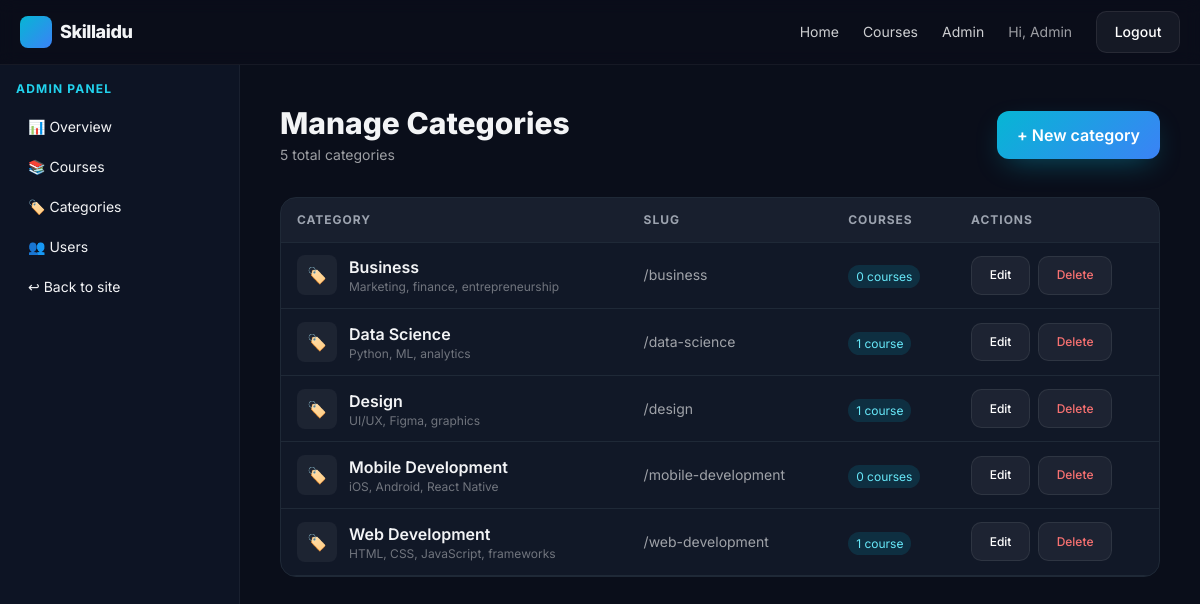
/admin/manage-categories.php (signed in), run on the app's committed database.
### tables this page shows
CREATE TABLE IF NOT EXISTS categories (
  id INT AUTO_INCREMENT PRIMARY KEY,
  name VARCHAR(100) NOT NULL,
  slug VARCHAR(120) NOT NULL UNIQUE,
  description TEXT,
  image_url VARCHAR(500) DEFAULT NULL,
  created_at TIMESTAMP DEFAULT CURRENT_TIMESTAMP
);

### includes/functions.php (called while the page is built, shortened)
<?php
function is_logged_in() { return !empty($_SESSION['user_id']); }
function is_admin()     { return ($_SESSION['role'] ?? '') === 'admin'; }
function current_user() {
    return [
        'id'   => $_SESSION['user_id']   ?? null,
        'name' => $_SESSION['full_name'] ?? null,
        'role' => $_SESSION['role']      ?? null,
    ];
}
function e($v) { return htmlspecialchars((string)$v, ENT_QUOTES, 'UTF-8'); }

### admin/manage-categories.php (the view, shortened to what this page needs)
<?php
require_once __DIR__ . '/../config/db.php';
require_once __DIR__ . '/../includes/functions.php';
$categories = $pdo->query("
    SELECT c.*, (SELECT COUNT(*) FROM courses WHERE category_id = c.id) AS course_count
    FROM categories c
    ORDER BY c.name
")->fetchAll();
require_once __DIR__ . '/../includes/header.php';
?>
<div class="md:flex">
  <?php require __DIR__ . '/../includes/sidebar-admin.php'; ?>
  <div class="flex-1 p-6 md:p-10">
    <div class="flex flex-wrap items-center justify-between gap-4">
      <div>
        <h1 class="text-3xl font-extrabold">Manage Categories</h1>
        <p class="text-white/60 text-sm mt-1">
          <?= count($categories) ?> total categor<?= count($categories) === 1 ? 'y' : 'ies' ?>
        </p>
      </div>
      <a href="/admin/manage-categories.php?new=1" class="btn-brand">+ New category</a>
    </div>
    <div class="card mt-8 overflow-hidden">
      <table class="admin-table">
        <thead>
          <tr>
            <th>Category</th>
            <th class="hidden md:table-cell">Slug</th>
            <th>Courses</th>
            <th>Actions</th>
          </tr>
        </thead>
        <tbody>
          <?php foreach ($categories as $cat): ?>
            <tr>
              <td>
                <div class="flex items-center gap-3">
                  <div class="w-10 h-10 bg-white/5 rounded-lg overflow-hidden flex-shrink-0 flex items-center justify-center text-cyan-400">
                    <?php if (!empty($cat['image_url'])): ?>
                      <img src="<?= e($cat['image_url']) ?>" class="w-full h-full object-cover" alt="">
                    <?php else: ?>
                      🏷️
                    <?php endif; ?>
                  </div>
                  <div>
                    <div class="font-semibold"><?= e($cat['name']) ?></div>
                    <?php if (!empty($cat['description'])): ?>
                      <div class="text-xs text-white/40 truncate max-w-xs"><?= e($cat['description']) ?></div>
                    <?php endif; ?>
                  </div>
                </div>
              </td>
              <td class="hidden md:table-cell text-white/60 text-sm">/<?= e($cat['slug']) ?></td>
              <td>
                <span class="text-xs px-2 py-1 rounded-full bg-cyan-500/15 text-cyan-300">
                  <?= (int)$cat['course_count'] ?> course<?= $cat['course_count'] == 1 ? '' : 's' ?>
                </span>
              </td>
              <td>
                <div class="flex gap-2">
                  <a href="?edit=<?= (int)$cat['id'] ?>" class="btn-ghost text-xs">Edit</a>
                  <form method="POST" onsubmit="return confirm('Delete this category? Courses in it will become uncategorized.')" class="inline">
                    <button class="btn-ghost text-xs text-red-400 hover:text-red-300" type="submit">Delete</button>
                  </form>
                </div>
              </td>
            </tr>
          <?php endforeach; ?>
        </tbody>
      </table>
    </div>
  </div>
</div>
<?php require_once __DIR__ . '/../includes/footer.php'; ?>

### includes/header.php (shortened to what this page needs)
<?php require_once __DIR__ . '/functions.php'; ?>
<!DOCTYPE html>
<html lang="en">
<head>
  <script src="https://cdn.tailwindcss.com"></script>
  <link rel="stylesheet" href="/assets/css/style.css">
  <link rel="stylesheet" href="/assets/css/style.css" />
</head>
<body>
<header class="border-b border-white/5 sticky top-0 z-40 backdrop-blur bg-[rgba(10,14,26,0.7)]">
  <div class="container-x flex items-center justify-between h-16">
    <a href="/index.php" class="flex items-center gap-2">
      <span class="inline-block w-8 h-8 rounded-lg" style="background:linear-gradient(135deg,#06b6d4,#3b82f6)"></span>
      <span class="font-extrabold tracking-tight text-lg">Skillaidu</span>
    </a>
    <nav id="navMenu" class="hidden md:flex items-center gap-6 text-sm text-white/80">
      <a href="/index.php" class="hover:text-white">Home</a>
      <a href="/pages/courses.php" class="hover:text-white">Courses</a>
      <?php if (is_admin()): ?>
        <a href="/admin/index.php" class="hover:text-white">Admin</a>
      <?php endif; ?>
      <?php if (is_logged_in()): ?>
        <span class="text-white/60">Hi, <?= e(current_user()['name']) ?></span>
        <a href="/auth/logout.php" class="btn-ghost">Logout</a>
      <?php else: ?>
        <a href="/login.php" class="hover:text-white">Login</a>
        <a href="/signup.php" class="btn-brand">Sign up</a>
      <?php endif; ?>
    </nav>
  </div>
</header>
<main>

### includes/sidebar-admin.php
<aside id="adminSidebar" class="md:block hidden md:w-60 w-full shrink-0 border-r border-white/5 bg-[#0d1424] md:min-h-screen">
  <div class="p-4">
    <div class="text-xs uppercase tracking-widest text-cyan-400 font-bold mb-3">Admin Panel</div>
    <nav class="flex md:flex-col gap-1 text-sm">
      <a class="px-3 py-2 rounded-lg hover:bg-white/5" href="/admin/index.php">📊 Overview</a>
      <a class="px-3 py-2 rounded-lg hover:bg-white/5" href="/admin/manage-courses.php">📚 Courses</a>
      <a class="px-3 py-2 rounded-lg hover:bg-white/5" href="/admin/manage-categories.php">🏷️ Categories</a>
      <a class="px-3 py-2 rounded-lg hover:bg-white/5" href="/admin/manage-users.php">👥 Users</a>
      <a class="px-3 py-2 rounded-lg hover:bg-white/5" href="/index.php">↩ Back to site</a>
    </nav>
  </div>
</aside>

### includes/footer.php (shortened to what this page needs)
</main>
</body>
</html>

### assets/css/style.css (style rules this page uses)
:root { --bg: #0a0e1a; --surface: #111827; --surface-2: #1f2937; --border: #1f2937; --text: #f3f4f6; --muted: #9ca3af; --brand: #06b6d4; --brand-2: #3b82f6; --accent: #a855f7; }
* { box-sizing: border-box; }
html, body { background: var(--bg); color: var(--text); font-family: 'Inter', system-ui, sans-serif; margin: 0; }
a { color: inherit; text-decoration: none; }
.container-x { max-width: 1200px; margin: 0 auto; padding: 0 1.25rem; }
.btn-brand { background: linear-gradient(135deg, var(--brand), var(--brand-2)); color: #fff; border: 0; padding: .75rem 1.25rem; border-radius: .75rem; font-weight: 600; cursor: pointer; transition: transform .15s ease, box-shadow .2s ease; box-shadow: 0 10px 30px -10px rgba(6,182,212,.45); }
.btn-ghost { background: rgba(255,255,255,.05); color: #fff; border: 1px solid rgba(255,255,255,.08); padding: .65rem 1.1rem; border-radius: .65rem; font-weight: 500; cursor: pointer; }
.card { background: var(--surface); border: 1px solid var(--border); border-radius: 1rem; overflow: hidden; transition: transform .2s ease, border-color .2s ease; }
table.admin-table { width: 100%; border-collapse: collapse; }
table.admin-table th, table.admin-table td { padding: .8rem 1rem; border-bottom: 1px solid var(--border); text-align: left; }
table.admin-table thead { background: rgba(255,255,255,.03); font-size: .75rem; text-transform: uppercase; letter-spacing: .08em; color: var(--muted); }

### data on the page
categories: name "Business", description "Marketing, finance, entrepreneurship", slug "business", course_count "0"
categories: name "Data Science", description "Python, ML, analytics", slug "data-science", course_count "1"
categories: name "Design", description "UI/UX, Figma, graphics", slug "design", course_count "1"
categories: name "Mobile Development", description "iOS, Android, React Native", slug "mobile-development", course_count "0"
categories: name "Web Development", description "HTML, CSS, JavaScript, frameworks", slug "web-development", course_count "1"

### other printed values
current_user()['name'] "Admin"
count($categories) "5"
